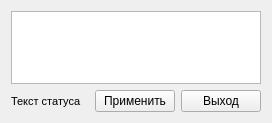
<?xml version="1.0" encoding="UTF-8"?>
<ui version="4.0">
 <class>SettingsWindow</class>
 <widget class="QDialog" name="SettingsWindow">
  <property name="geometry">
   <rect>
    <x>0</x>
    <y>0</y>
    <width>272</width>
    <height>123</height>
   </rect>
  </property>
  <property name="windowTitle">
   <string>Dialog</string>
  </property>
  <layout class="QVBoxLayout" name="verticalLayout">
   <item>
    <widget class="QListWidget" name="listWidget_settings"/>
   </item>
   <item>
    <layout class="QHBoxLayout" name="horizontalLayout">
     <item>
      <widget class="QLabel" name="label_statusbar">
       <property name="font">
        <font>
         <pointsize>8</pointsize>
        </font>
       </property>
       <property name="text">
        <string>Текст статуса</string>
       </property>
      </widget>
     </item>
     <item>
      <spacer name="horizontalSpacer">
       <property name="orientation">
        <enum>Qt::Horizontal</enum>
       </property>
       <property name="sizeHint" stdset="0">
        <size>
         <width>40</width>
         <height>20</height>
        </size>
       </property>
      </spacer>
     </item>
     <item>
      <widget class="QPushButton" name="pushButton_apply">
       <property name="focusPolicy">
        <enum>Qt::NoFocus</enum>
       </property>
       <property name="text">
        <string>Применить</string>
       </property>
      </widget>
     </item>
     <item>
      <widget class="QPushButton" name="pushButton_exit">
       <property name="focusPolicy">
        <enum>Qt::NoFocus</enum>
       </property>
       <property name="text">
        <string>Выход</string>
       </property>
      </widget>
     </item>
    </layout>
   </item>
  </layout>
 </widget>
 <resources/>
 <connections/>
</ui>
